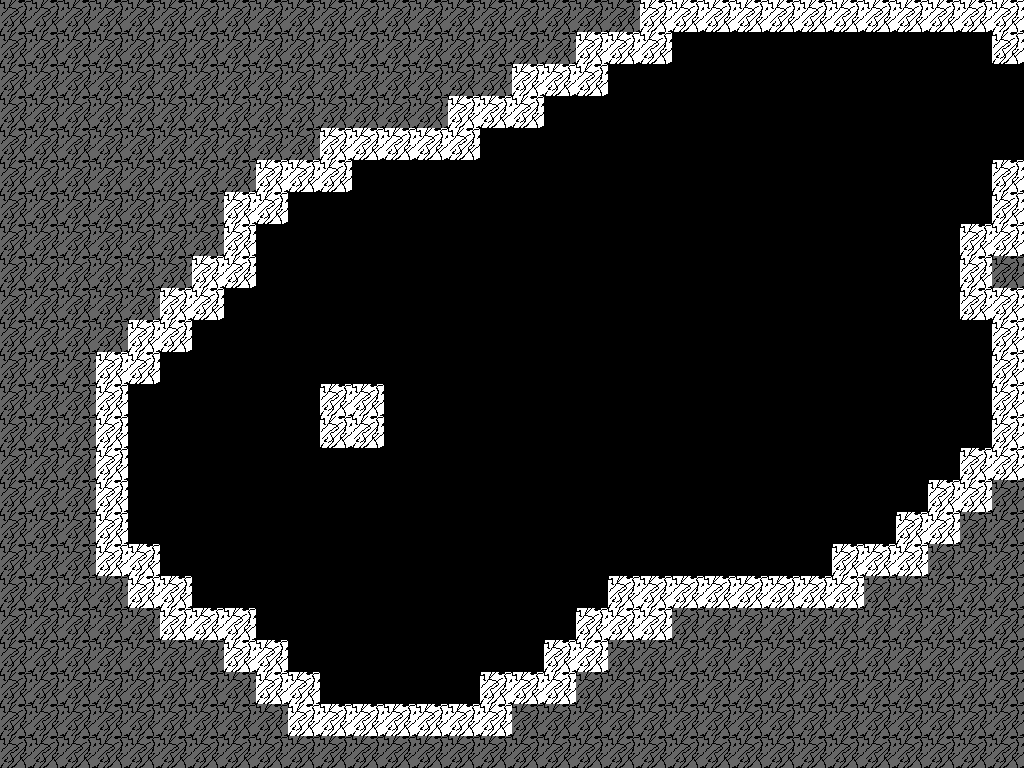

Rendered tile map (Tiled .tmx) drawn with the repository's tilesets; below, a short description and the map source with its tile grids summarised:
An orthogonal 32x24 tile map with 32x32 px tiles, 2 tile layers (Tile Layer 1, walls) and 4 objects (warpb, player1, wizard, dialogue).

<map version="1.2" tiledversion="1.2.4" orientation="orthogonal" renderorder="right-down" width="32" height="24" tilewidth="32" tileheight="32" infinite="0" nextlayerid="4" nextobjectid="7">
 <tileset firstgid="1" source="wall.tsx" />
 <layer id="1" name="Tile Layer 1" width="32" height="24" opacity="0.4">
  <data>[768 cells, 367 non-empty, 1 distinct tile ids]</data>
 </layer>
 <objectgroup id="3" name="obj">
  <object id="1" name="warpb" x="1004" y="62.6667" width="16" height="96">
   <properties>
    <property name="dest" value="4-4" />
   </properties>
  </object>
  <object id="3" name="player1" x="928" y="97.3333">
   <point />
  </object>
  <object id="4" name="wizard" x="320" y="384">
   <point />
  </object>
  <object id="6" name="dialogue" x="269.333" y="305.333" width="188" height="229.333">
   <properties>
    <property name="dialogue" value="So.;You think you have won, right?;How wrong you are..;You really thought you could lift a CURSE with some shiny crystals?;I just invented them for my fun.;Now, this world will be forever mine!;Only one proplem. You got a superpower.;\;What?-;\;Yes, it is called 'the reload button'.;I am so generous that I will even give you a hint:;Think back to your playing experience.;You progressed very linearly, correct?;Now look at the game name.;!O O W;You don't know what that means? I'll reveal it to you.;!ONLY ONE WAY;Just as you only had one way to choose to get to this room, you also only have one way to win the game.;Literally, think of the most simple one thing you could do to win.;Remember the movie quote.;!YOU LOSE;See?;!TRY AGAIN;Pls reload the game." />
   </properties>
  </object>
 </objectgroup>
 <layer id="2" name="walls" width="32" height="24">
  <data>[768 cells, 104 non-empty, 1 distinct tile ids]</data>
 </layer>
</map>